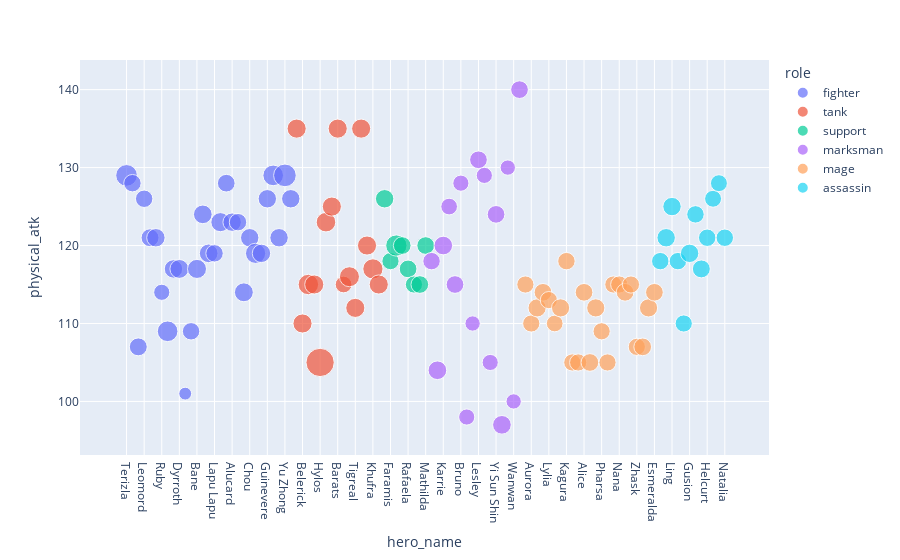

The code cell stored with this chart in its notebook:
### Code cell
fig = px.scatter(td_MLBB, x="hero_name", y="physical_atk",
                size="hp_regen", color="role")

# showing the plot
fig.show()

### Figure 1 — Plotly figure (JSON) as saved in the notebook; plotly's stock layout.template omitted (floating-point values rounded to 4 significant figures)
{"data": [{"hovertemplate": "role=fighter<br>hero_name=%{x}<br>physical_atk=%{y}<br>hp_regen=%{marker.size}<extra></extra>", "legendgroup": "fighter", "marker": {"color": "#636efa", "size": [54, 35, 37, 35, 37, 39, 30, 49, 39, 41, 19, 35, 42, 40, 40, 35, 42, 36, 39, 35, 41, 39, 47, 39, 39, 49, 39, 59, 39], "sizemode": "area", "sizeref": 0.23, "symbol": "circle"}, "mode": "markers", "name": "fighter", "orientation": "v", "showlegend": true, "type": "scatter", "x": ["Terizla", "Martis", "Thamuz", "Leomord", "Minsitthar", "Alpha", "Ruby", "Freya", "X.Borg", "Dyrroth", "Masha", "Khaleed", "Bane", "Argus", "Badang", "Lapu Lapu", "Hilda", "Roger", "Alucard", "Zilong", "Sun", "Chou", "Balmond", "Jawhead", "Guinevere", "Aldous", "Paquito", "Yu Zhong", "Silvanna"], "xaxis": "x", "y": [129, 128, 107, 126, 121, 121, 114, 109, 117, 117, 101, 109, 117, 124, 119, 119, 123, 128, 123, 123, 114, 121, 119, 119, 126, 129, 121, 129, 126], "yaxis": "y"}, {"hovertemplate": "role=tank<br>hero_name=%{x}<br>physical_atk=%{y}<br>hp_regen=%{marker.size}<extra></extra>", "legendgroup": "tank", "marker": {"color": "#EF553B", "size": [42, 42, 48, 42, 92, 44, 42, 42, 32, 46, 42, 42, 42, 47, 42], "sizemode": "area", "sizeref": 0.23, "symbol": "circle"}, "mode": "markers", "name": "tank", "orientation": "v", "showlegend": true, "type": "scatter", "x": ["Grock", "Belerick", "Lolita", "Akai", "Hylos", "Minotaur", "Baxia", "Barats", "Uranus", "Franco", "Tigreal", "Atlas", "Gatot Kaca", "Khufra", "Johnson"], "xaxis": "x", "y": [135, 110, 115, 115, 105, 123, 125, 135, 115, 116, 112, 135, 120, 117, 115], "yaxis": "y"}, {"hovertemplate": "role=support<br>hero_name=%{x}<br>physical_atk=%{y}<br>hp_regen=%{marker.size}<extra></extra>", "legendgroup": "support", "marker": {"color": "#00cc96", "size": [39, 34, 52, 36, 36, 34, 36, 36], "sizemode": "area", "sizeref": 0.23, "symbol": "circle"}, "mode": "markers", "name": "support", "orientation": "v", "showlegend": true, "type": "scatter", "x": ["Carmilla", "Faramis", "Kaja", "Estes", "Rafaela", "Angela", "Diggie", "Mathilda"], "xaxis": "x", "y": [126, 118, 120, 120, 117, 115, 115, 120], "yaxis": "y"}, {"hovertemplate": "role=marksman<br>hero_name=%{x}<br>physical_atk=%{y}<br>hp_regen=%{marker.size}<extra></extra>", "legendgroup": "marksman", "marker": {"color": "#ab63fa", "size": [35, 40, 40, 32, 36, 30, 30, 27, 36, 30, 30, 36, 40, 27, 27, 36], "sizemode": "area", "sizeref": 0.23, "symbol": "circle"}, "mode": "markers", "name": "marksman", "orientation": "v", "showlegend": true, "type": "scatter", "x": ["Irithel", "Kimmy", "Karrie", "Moskov", "Clint", "Bruno", "Popol and Kupa", "Granger", "Lesley", "Miya", "Hanabi", "Yi Sun Shin", "Claude", "Layla", "Wanwan", "Brody"], "xaxis": "x", "y": [118, 104, 120, 125, 115, 128, 98, 110, 131, 129, 105, 124, 97, 130, 100, 140], "yaxis": "y"}, {"hovertemplate": "role=mage<br>hero_name=%{x}<br>physical_atk=%{y}<br>hp_regen=%{marker.size}<extra></extra>", "legendgroup": "mage", "marker": {"color": "#FFA15A", "size": [34, 34, 38, 36, 34, 32, 38, 35, 34, 34, 36, 36, 38, 34, 34, 34, 34, 36, 34, 34, 36, 38, 36], "sizemode": "area", "sizeref": 0.23, "symbol": "circle"}, "mode": "markers", "name": "mage", "orientation": "v", "showlegend": true, "type": "scatter", "x": ["Lunox", "Aurora", "Vexana", "Harith", "Lylia", "Gord", "Cyclops", "Kagura", "Odette", "Valir", "Alice", "Kadita", "Eudora", "Pharsa", "Cecilion", "Chang'e", "Nana", "Harley", "Vale", "Zhask", "Luo Yi", "Yve", "Esmeralda"], "xaxis": "x", "y": [115, 110, 112, 114, 113, 110, 112, 118, 105, 105, 114, 105, 112, 109, 105, 115, 115, 114, 115, 107, 107, 112, 114], "yaxis": "y"}, {"hovertemplate": "role=assassin<br>hero_name=%{x}<br>physical_atk=%{y}<br>hp_regen=%{marker.size}<extra></extra>", "legendgroup": "assassin", "marker": {"color": "#19d3f3", "size": [35, 39, 39, 35, 34, 39, 35, 37, 35, 33, 33, 35], "sizemode": "area", "sizeref": 0.23, "symbol": "circle"}, "mode": "markers", "name": "assassin", "orientation": "v", "showlegend": true, "type": "scatter", "x": ["Saber", "Karina", "Ling", "Hanzo", "Selena", "Gusion", "Lancelot", "Hayabusa", "Helcurt", "Fanny", "Benedetta", "Natalia"], "xaxis": "x", "y": [118, 121, 125, 118, 110, 119, 124, 117, 121, 126, 128, 121], "yaxis": "y"}], "layout": {"autosize": true, "legend": {"itemsizing": "constant", "title": {"text": "role"}, "tracegroupgap": 0}, "margin": {"t": 60}, "xaxis": {"anchor": "y", "autorange": true, "domain": [0, 1], "range": [-7.3, 109.0], "showspikes": false, "title": {"text": "hero_name"}, "type": "category"}, "yaxis": {"anchor": "x", "autorange": true, "domain": [0, 1], "range": [90.68, 146.1], "showspikes": false, "title": {"text": "physical_atk"}, "type": "linear"}}}
